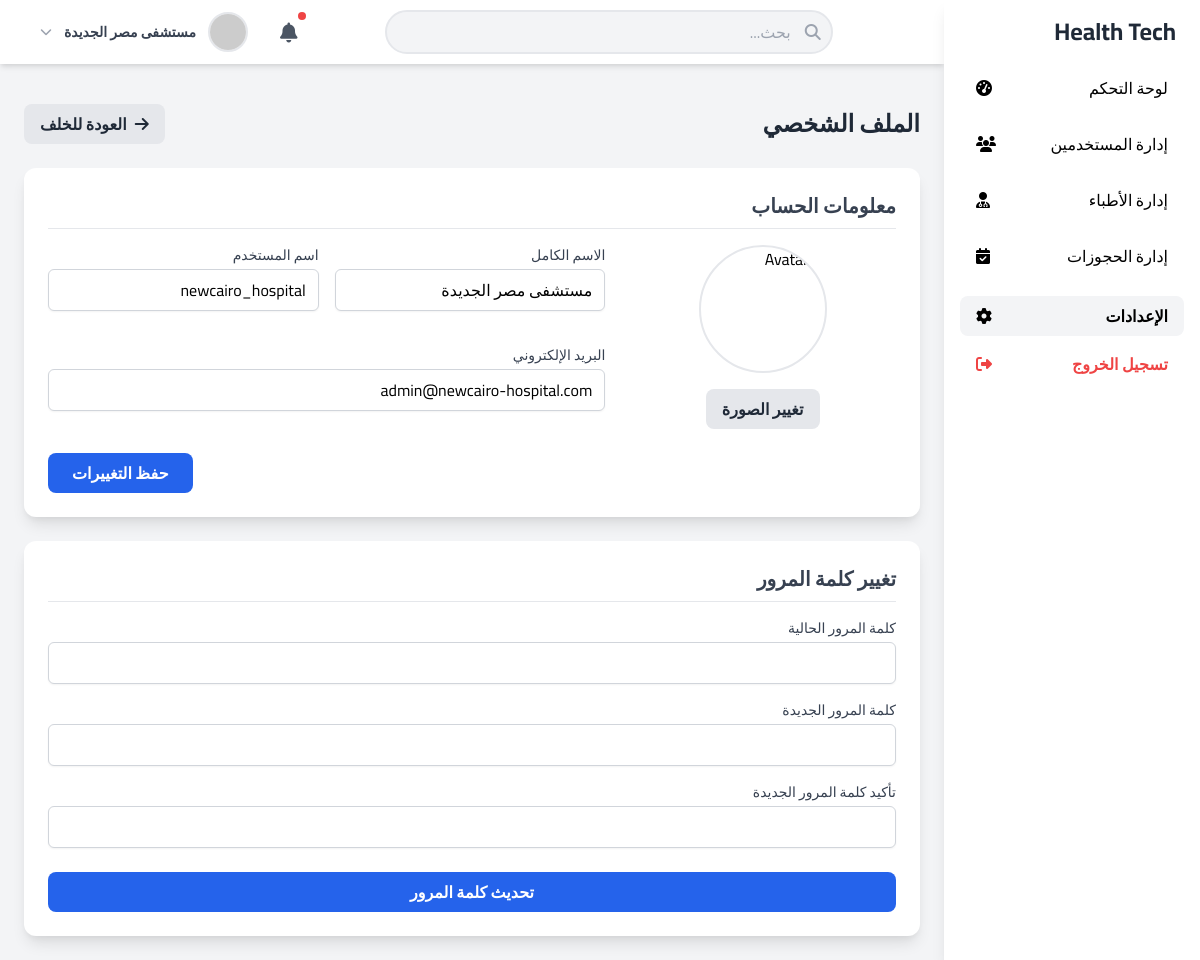
The page /admin/profile.php (signed in) on the database its author committed.
### tables this page shows
CREATE TABLE `users` (
  `id` int(11) NOT NULL,
  `username` varchar(50) NOT NULL,
  `email` varchar(100) NOT NULL,
  `password` varchar(255) NOT NULL,
  `is_active` tinyint(1) DEFAULT 1,
  `full_name` varchar(100) NOT NULL,
  `name` varchar(100) DEFAULT NULL,
  `phone` varchar(20) DEFAULT NULL,
  `specialty` varchar(100) DEFAULT 'طب عام',
  `oncall_status` enum('available','unavailable') DEFAULT 'available',
  `profile_image` varchar(255) DEFAULT NULL,
  `date_of_birth` date DEFAULT NULL,
  `gender` enum('male','female') NOT NULL,
  `role` enum('patient','doctor','hospital','admin') DEFAULT 'patient',
  `city_id` int(11) DEFAULT NULL,
  `insurance_provider` varchar(100) DEFAULT NULL,
  `insurance_number` varchar(50) DEFAULT NULL,
  `created_at` timestamp NOT NULL DEFAULT current_timestamp(),
  `updated_at` timestamp NOT NULL DEFAULT current_timestamp() ON UPDATE current_timestamp(),
  `user_type` varchar(50) NOT NULL DEFAULT 'user',
  `verification_code` varchar(6) DEFAULT NULL,
  `is_verified` tinyint(1) DEFAULT 0
);

### admin/profile.php (the view, shortened to what this page needs)
<?php
$database = new Database();
$pdo = $database->getConnection();
$user_id = $_SESSION['user_id'];
$stmt = $pdo->prepare("SELECT full_name, username, email, profile_image FROM users WHERE id = ?");
$stmt->execute([$user_id]);
$admin_data = $stmt->fetch(PDO::FETCH_ASSOC);
$page_title = "الملف الشخصي";
?>
<!DOCTYPE html>
<html lang="ar" dir="rtl">
<head>
    <link href="https://cdn.jsdelivr.net/npm/tailwindcss@2.2.19/dist/tailwind.min.css" rel="stylesheet">
    <link rel="stylesheet" href="https://cdnjs.cloudflare.com/ajax/libs/font-awesome/6.4.0/css/all.min.css">
</head>
<body class="bg-gray-100">
<div class="flex h-screen">
    <?php include '../includes/dashboard_sidebar.php'; ?>
    <div class="flex-1 flex flex-col overflow-hidden lg:mr-64">
        <?php include '../includes/dashboard_header.php'; ?>
        <main class="flex-1 overflow-x-hidden overflow-y-auto bg-gray-100 p-4 md:p-6">
            <div class="container mx-auto">
                <div class="flex justify-between items-center mb-6">
                    <h3 class="text-2xl font-bold text-gray-800"><?php echo $page_title; ?></h3>
                    <button onclick="history.back()" class="bg-gray-200 hover:bg-gray-300 text-gray-800 font-bold py-2 px-4 rounded-lg inline-flex items-center">
                        <i class="fas fa-arrow-right ml-2"></i>
                        <span>العودة للخلف</span>
                    </button>
                </div>
                <div class="bg-white rounded-xl shadow-lg p-6 mb-6">
                    <h4 class="text-xl font-semibold text-gray-700 mb-4 border-b pb-2">معلومات الحساب</h4>
                    <form action="profile.php" method="POST" enctype="multipart/form-data">
                        <div class="grid grid-cols-1 md:grid-cols-3 gap-6">
                            <div class="md:col-span-1 flex flex-col items-center">
                                <img id="avatar-preview" src="../<?php echo !empty($admin_data['profile_image']) ? htmlspecialchars($admin_data['profile_image']) : 'assets/images/default-avatar.png'; ?>" alt="Avatar" class="w-32 h-32 rounded-full object-cover mb-4 border-2 border-gray-200">
                                <label for="profile_image" class="cursor-pointer bg-gray-200 hover:bg-gray-300 text-gray-800 font-bold py-2 px-4 rounded-lg">
                                    تغيير الصورة
                                </label>
                            </div>
                            <div class="md:col-span-2 grid grid-cols-1 md:grid-cols-2 gap-4">
                                <div>
                                    <label for="full_name" class="block text-sm font-medium text-gray-700">الاسم الكامل</label>
                                    <input type="text" name="full_name" id="full_name" value="<?php echo htmlspecialchars($admin_data['full_name']); ?>" class="mt-1 block w-full px-3 py-2 bg-white border border-gray-300 rounded-md shadow-sm focus:outline-none focus:ring-blue-500 focus:border-blue-500">
                                </div>
                                <div>
                                    <label for="username" class="block text-sm font-medium text-gray-700">اسم المستخدم</label>
                                    <input type="text" name="username" id="username" value="<?php echo htmlspecialchars($admin_data['username']); ?>" class="mt-1 block w-full px-3 py-2 bg-white border border-gray-300 rounded-md shadow-sm focus:outline-none focus:ring-blue-500 focus:border-blue-500">
                                </div>
                                <div class="md:col-span-2">
                                    <label for="email" class="block text-sm font-medium text-gray-700">البريد الإلكتروني</label>
                                    <input type="email" name="email" id="email" value="<?php echo htmlspecialchars($admin_data['email']); ?>" class="mt-1 block w-full px-3 py-2 bg-white border border-gray-300 rounded-md shadow-sm focus:outline-none focus:ring-blue-500 focus:border-blue-500">
                                </div>
                            </div>
                        </div>
                        <div class="mt-6 text-left">
                            <button type="submit" name="update_profile" class="bg-blue-600 hover:bg-blue-700 text-white font-bold py-2 px-6 rounded-lg focus:outline-none focus:shadow-outline transition-colors duration-200">
                                حفظ التغييرات
                            </button>
                        </div>
                    </form>
                </div>
                <div class="bg-white rounded-xl shadow-lg p-6">
                    <h4 class="text-xl font-semibold text-gray-700 mb-4 border-b pb-2">تغيير كلمة المرور</h4>
                    <form action="profile.php" method="POST">
                        <div class="space-y-4">
                            <div>
                                <label for="current_password" class="block text-sm font-medium text-gray-700">كلمة المرور الحالية</label>
                                <input type="password" name="current_password" id="current_password" required class="mt-1 block w-full px-3 py-2 bg-white border border-gray-300 rounded-md shadow-sm focus:outline-none focus:ring-blue-500 focus:border-blue-500">
                            </div>
                            <div>
                                <label for="new_password" class="block text-sm font-medium text-gray-700">كلمة المرور الجديدة</label>
                                <input type="password" name="new_password" id="new_password" required class="mt-1 block w-full px-3 py-2 bg-white border border-gray-300 rounded-md shadow-sm focus:outline-none focus:ring-blue-500 focus:border-blue-500">
                            </div>
                            <div>
                                <label for="confirm_password" class="block text-sm font-medium text-gray-700">تأكيد كلمة المرور الجديدة</label>
                                <input type="password" name="confirm_password" id="confirm_password" required class="mt-1 block w-full px-3 py-2 bg-white border border-gray-300 rounded-md shadow-sm focus:outline-none focus:ring-blue-500 focus:border-blue-500">
                            </div>
                        </div>
                        <div class="mt-6">
                            <button type="submit" name="update_password" class="w-full bg-blue-600 hover:bg-blue-700 text-white font-bold py-2 px-4 rounded-lg focus:outline-none focus:shadow-outline transition-colors duration-200">
                                تحديث كلمة المرور
                            </button>
                        </div>
                    </form>
                </div>
            </div>
        </main>
    </div>
</div>
</body>
</html>

### admin/profile.php (style rules this page uses)
body { font-family: 'Cairo', sans-serif; }

### rows shown on the page
users: full_name "مستشفى مصر الجديدة", username "newcairo_hospital", email "admin@newcairo-hospital.com"

### other values the page prints
$user_name "مستشفى مصر الجديدة"
$page_title "الملف الشخصي"
